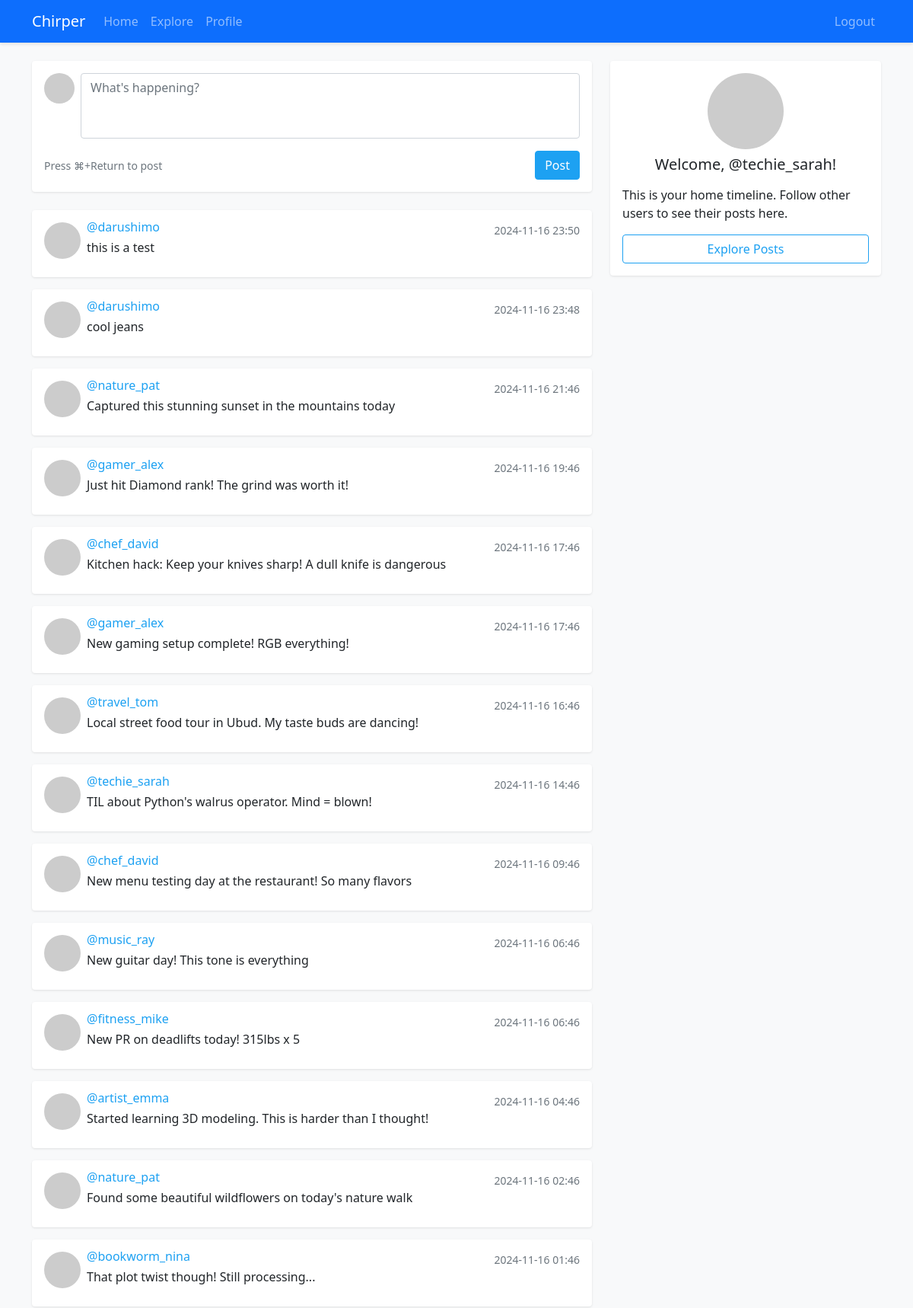
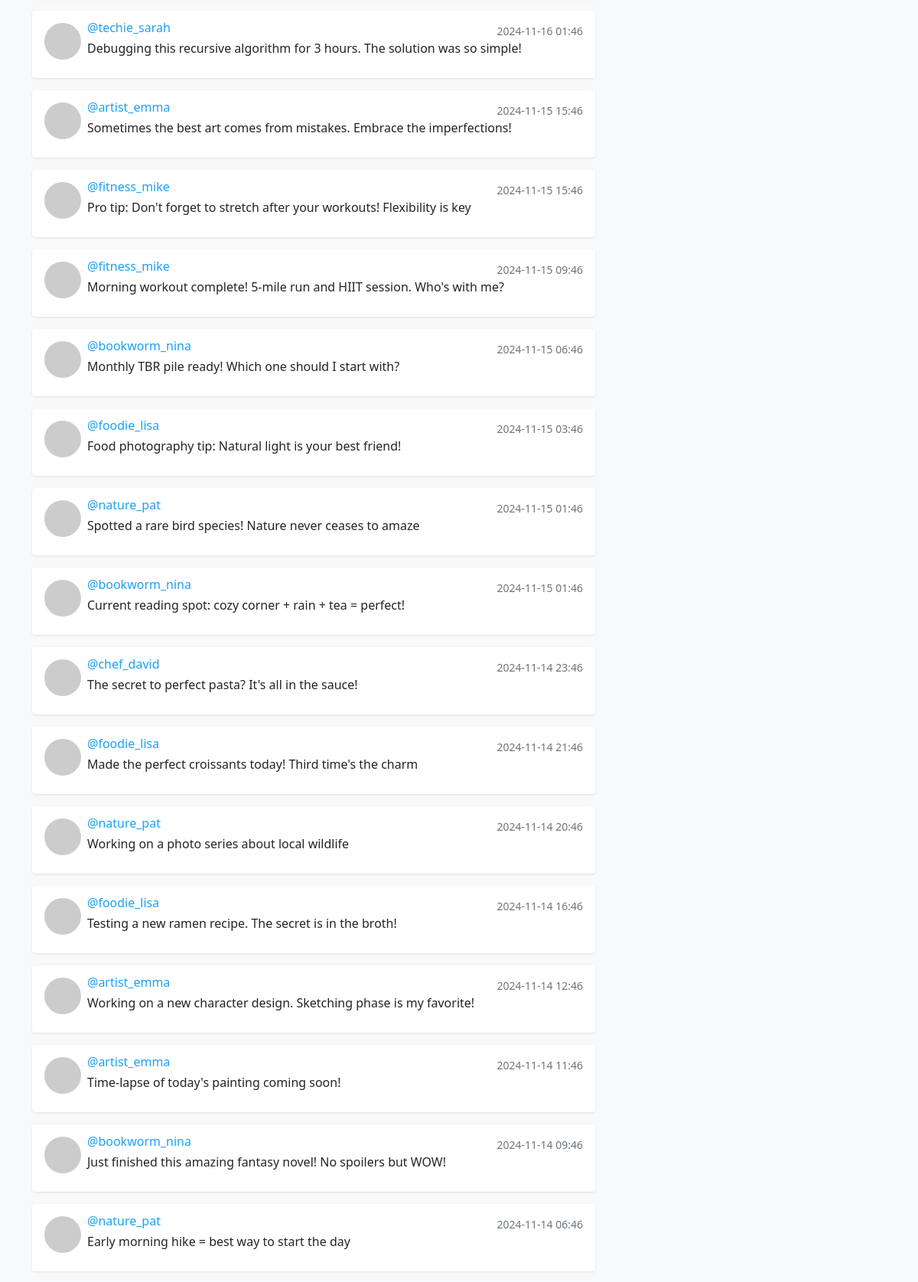
Page /explore (signed in, upper part) on the committed database (2 pictures, top to bottom).
### app/models.py (models this page shows, shortened)
class Post(db.Model):
    id = db.Column(db.Integer, primary_key=True)
    body = db.Column(db.String(280), nullable=False)
    timestamp = db.Column(db.DateTime, index=True, default=datetime.utcnow)
    user_id = db.Column(db.Integer, db.ForeignKey('user.id'), nullable=False)

class User(UserMixin, db.Model):
    id = db.Column(db.Integer, primary_key=True)
    username = db.Column(db.String(64), unique=True, nullable=False)
    email = db.Column(db.String(120), unique=True, nullable=False)
    password_hash = db.Column(db.String(128))
    bio = db.Column(db.String(140))
    avatar_path = db.Column(db.String(200))
    posts = db.relationship('Post', backref='author', lazy='dynamic')
    followed = db.relationship(
        'User', secondary=followers,
        primaryjoin=(followers.c.follower_id == id),
        secondaryjoin=(followers.c.followed_id == id),
        backref=db.backref('followers', lazy='dynamic'),
        lazy='dynamic'
    )
    def get_avatar(self):
        if self.avatar_path:
            return self.avatar_path
        digest = hashlib.md5(self.email.lower().encode('utf-8')).hexdigest()
        return f'https://www.gravatar.com/avatar/{digest}?d=identicon&s=200'

### app/main.py (the view)
@main.route('/explore')
@login_required
def explore():
    posts = Post.query.order_by(Post.timestamp.desc()).all()
    return render_template('index.html', posts=posts)

### app/models.py (called while the page is built)
@login_manager.user_loader
def load_user(id):
    return User.query.get(int(id))

### app/templates/index.html (shortened to what this page needs)
{% extends "base.html" %}
{% block content %}
<div class="row">
    <div class="col-md-8">
        {% if current_user.is_authenticated %}
        <div class="card mb-4">
            <div class="card-body">
                <form action="{{ url_for('main.post') }}" method="post" id="chirpForm">
                    <div class="d-flex mb-3">
                        <img src="{{ current_user.get_avatar() }}" alt="Profile Picture" class="rounded-circle me-2" style="width: 40px; height: 40px; object-fit: cover;">
                        <div class="flex-grow-1">
                            <textarea class="form-control" id="chirpContent" name="body" rows="3" placeholder="What's happening?" maxlength="280" required></textarea>
                        </div>
                    </div>
                    <div class="d-flex justify-content-between align-items-center">
                        <small class="text-muted">Press ⌘+Return to post</small>
                        <button type="submit" class="btn btn-primary float-end">Post</button>
                    </div>
                </form>
            </div>
        </div>
        {% endif %}
        {% for post in posts %}
        <div class="card mb-3">
            <div class="card-body">
                <div class="d-flex align-items-start mb-2">
                    <img src="{{ post.author.get_avatar() }}" alt="Profile Picture" class="rounded-circle me-2" style="width: 48px; height: 48px; object-fit: cover;">
                    <div class="flex-grow-1">
                        <div class="d-flex justify-content-between align-items-center">
                            <h6 class="card-subtitle mb-1">
                                <a href="{{ url_for('main.user', username=post.author.username) }}" class="text-decoration-none">
                                    @{{ post.author.username }}
                                </a>
                            </h6>
                            <small class="text-muted">{{ post.timestamp.strftime('%Y-%m-%d %H:%M') }}</small>
                        </div>
                        <p class="card-text">{{ post.body }}</p>
                    </div>
                </div>
            </div>
        </div>
        {% endfor %}
    </div>
    <div class="col-md-4">
        <div class="card">
            <div class="card-body">
                <div class="text-center mb-3">
                    <img src="{{ current_user.get_avatar() }}" alt="Profile Picture" class="rounded-circle mb-2" style="width: 100px; height: 100px; object-fit: cover;">
                    <h5 class="card-title">Welcome, @{{ current_user.username }}!</h5>
                </div>
                <p class="card-text">This is your home timeline. Follow other users to see their posts here.</p>
                <a href="{{ url_for('main.explore') }}" class="btn btn-outline-primary w-100">Explore Posts</a>
            </div>
        </div>
    </div>
</div>
{% endblock %}

### app/static/style.css (style rules this page uses)
body { background-color: #f8f9fa; }
.card { border: none; box-shadow: 0 1px 3px rgba(0,0,0,.1); }
textarea.form-control { resize: none; }
.btn-primary { background-color: #1da1f2; border-color: #1da1f2; }
.btn-outline-primary { color: #1da1f2; border-color: #1da1f2; }
a { color: #1da1f2; }

### rows in the picture
Post: author.username "darushimo", timestamp "2024-11-16 23:50", body "this is a test"
Post: author.username "darushimo", timestamp "2024-11-16 23:48", body "cool jeans"
Post: author.username "nature_pat", timestamp "2024-11-16 21:46", body "Captured this stunning sunset in the mountains today"
Post: author.username "gamer_alex", timestamp "2024-11-16 19:46", body "Just hit Diamond rank! The grind was worth it!"
Post: author.username "chef_david", timestamp "2024-11-16 17:46", body "Kitchen hack: Keep your knives sharp! A dull knife is dangerous"
Post: author.username "gamer_alex", timestamp "2024-11-16 17:46", body "New gaming setup complete! RGB everything!"
Post: author.username "travel_tom", timestamp "2024-11-16 16:46", body "Local street food tour in Ubud. My taste buds are dancing!"
Post: author.username "techie_sarah", timestamp "2024-11-16 14:46", body "TIL about Python's walrus operator. Mind = blown!"
Post: author.username "chef_david", timestamp "2024-11-16 09:46", body "New menu testing day at the restaurant! So many flavors"
Post: author.username "music_ray", timestamp "2024-11-16 06:46", body "New guitar day! This tone is everything"
Post: author.username "fitness_mike", timestamp "2024-11-16 06:46", body "New PR on deadlifts today! 315lbs x 5"
Post: author.username "artist_emma", timestamp "2024-11-16 04:46", body "Started learning 3D modeling. This is harder than I thought!"
Post: author.username "nature_pat", timestamp "2024-11-16 02:46", body "Found some beautiful wildflowers on today's nature walk"
Post: author.username "bookworm_nina", timestamp "2024-11-16 01:46", body "That plot twist though! Still processing..."
Post: author.username "techie_sarah", timestamp "2024-11-16 01:46", body "Debugging this recursive algorithm for 3 hours. The solution was so simple!"
Post: author.username "artist_emma", timestamp "2024-11-15 15:46", body "Sometimes the best art comes from mistakes. Embrace the imperfections!"
Post: author.username "fitness_mike", timestamp "2024-11-15 15:46", body "Pro tip: Don't forget to stretch after your workouts! Flexibility is key"
Post: author.username "fitness_mike", timestamp "2024-11-15 09:46", body "Morning workout complete! 5-mile run and HIIT session. Who's with me?"
Post: author.username "bookworm_nina", timestamp "2024-11-15 06:46", body "Monthly TBR pile ready! Which one should I start with?"
Post: author.username "foodie_lisa", timestamp "2024-11-15 03:46", body "Food photography tip: Natural light is your best friend!"
Post: author.username "nature_pat", timestamp "2024-11-15 01:46", body "Spotted a rare bird species! Nature never ceases to amaze"
Post: author.username "bookworm_nina", timestamp "2024-11-15 01:46", body "Current reading spot: cozy corner + rain + tea = perfect!"
Post: author.username "chef_david", timestamp "2024-11-14 23:46", body "The secret to perfect pasta? It's all in the sauce!"
Post: author.username "foodie_lisa", timestamp "2024-11-14 21:46", body "Made the perfect croissants today! Third time's the charm"
Post: author.username "nature_pat", timestamp "2024-11-14 20:46", body "Working on a photo series about local wildlife"
Post: author.username "foodie_lisa", timestamp "2024-11-14 16:46", body "Testing a new ramen recipe. The secret is in the broth!"
Post: author.username "artist_emma", timestamp "2024-11-14 12:46", body "Working on a new character design. Sketching phase is my favorite!"
Post: author.username "artist_emma", timestamp "2024-11-14 11:46", body "Time-lapse of today's painting coming soon!"
Post: author.username "bookworm_nina", timestamp "2024-11-14 09:46", body "Just finished this amazing fantasy novel! No spoilers but WOW!"
Post: author.username "nature_pat", timestamp "2024-11-14 06:46", body "Early morning hike = best way to start the day"
User: username "techie_sarah"
